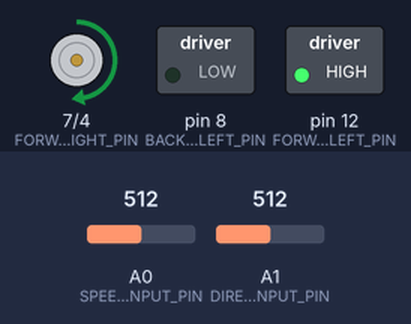
Bench run of a sketch on a simulated Arduino Uno, built with avr-gcc and run on an emulated ATmega328P. Parts: motor-driver pin pairs drawn as motors (green arrow = first pin HIGH = forward, orange = second pin HIGH = backward, longer = more drive, scaled by the enable pin), switched loads named in the sketch (green lamp = pin HIGH). Inputs (shaded band) come from the test bench; at power-on: A0 (SPEED_INPUT_PIN) = 512, A1 (DIRECTION_INPUT_PIN) = 512.

Above: at 1.2 s.
1.3 s: A0 (SPEED_INPUT_PIN) set to 716
At 1.9 s:
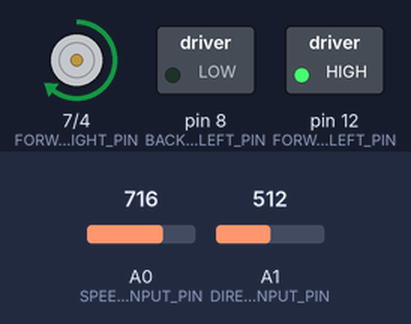
2.8 s: A1 (DIRECTION_INPUT_PIN) set to 842
4.3 s: A1 (DIRECTION_INPUT_PIN) set to 860
At 5.4 s:
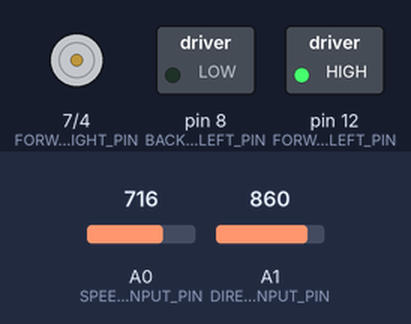
5.8 s: A0 (SPEED_INPUT_PIN) set to 900
7.3 s: A1 (DIRECTION_INPUT_PIN) set to 716
At 7.6 s:
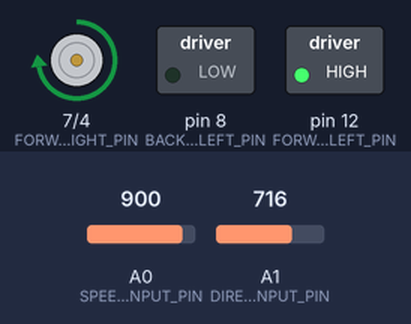
8.8 s: A0 (SPEED_INPUT_PIN) set to 122
At 10.0 s:
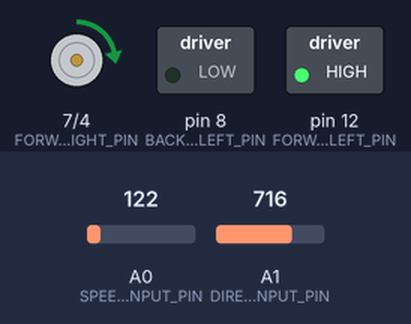
Timing chart, 0 to 11.3 s (numbered marks = the images above; inputs shaded):
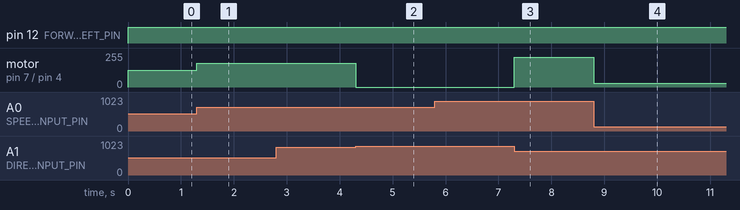

Measured:
- the behaviour switches between 852 and 853 on A1 (DIRECTION_INPUT_PIN) (found by bisection; images 1 and 2)
- after the input at 1.3 s, motor on pin 7 (FORWARD_RIGHT_PIN) / pin 4 (BACKWARD_RIGHT_PIN): forward 127/255 → forward 178/255 at once
- after the input at 2.8 s, every drawn part: stays the same
- after the input at 4.3 s, motor on pin 7 (FORWARD_RIGHT_PIN) / pin 4 (BACKWARD_RIGHT_PIN): forward 178/255 → stopped at once
- after the input at 7.3 s, motor on pin 7 (FORWARD_RIGHT_PIN) / pin 4 (BACKWARD_RIGHT_PIN): stopped → forward 224/255 at once
- after the input at 8.8 s, motor on pin 7 (FORWARD_RIGHT_PIN) / pin 4 (BACKWARD_RIGHT_PIN): forward 224/255 → forward 30/255 at once

The sketch:

ponte.ino
```cpp
//define as saídas das rodas
#define FORWARD_LEFT_PIN 12                //pino de saída positiva da roda esquerda
#define BACKWARD_LEFT_PIN 8                //pino de saída negativa da roda esquerda
#define FORWARD_RIGHT_PIN 7                //pino de saída positiva da roda direita
#define BACKWARD_RIGHT_PIN 4               //pino de saída negativa da roda direita

//define as entradas e saídas do controlador de velocidade
#define SPEED_INPUT_PIN A0                 //pino que recebe as informações de velocidade
#define SPEED_OUTPUT_PIN 3                 //pino que envia o sinal de velocidade

//define a entrada do controlador de direção
#define DIRECTION_INPUT_PIN A1             //pino que recebe os dados de direção
#define DIRECTION_INPUT_MARGIN 341         //margem para ativar as direções

//função que aciona as rodas para ir para frente
void goForward() {
  digitalWrite(FORWARD_LEFT_PIN, HIGH);
  digitalWrite(BACKWARD_LEFT_PIN, LOW);
  digitalWrite(FORWARD_RIGHT_PIN, HIGH);
  digitalWrite(BACKWARD_RIGHT_PIN, LOW);
}

//função que aciona as rodas para ir para trás
void goBackward() {
  digitalWrite(FORWARD_LEFT_PIN, LOW);
  digitalWrite(BACKWARD_LEFT_PIN, HIGH);
  digitalWrite(FORWARD_RIGHT_PIN, LOW);
  digitalWrite(BACKWARD_RIGHT_PIN, HIGH);
}

//função que ativa o modo de freio
void triggerBrake() {
  digitalWrite(FORWARD_LEFT_PIN, HIGH);
  digitalWrite(BACKWARD_LEFT_PIN, HIGH);
  digitalWrite(FORWARD_RIGHT_PIN, HIGH);
  digitalWrite(BACKWARD_RIGHT_PIN, HIGH);
}

//função que desliga os motores
void shutdownMotors() {
  digitalWrite(FORWARD_LEFT_PIN, LOW);
  digitalWrite(BACKWARD_LEFT_PIN, LOW);
  digitalWrite(FORWARD_RIGHT_PIN, LOW);
  digitalWrite(BACKWARD_RIGHT_PIN, LOW);
}

//função que aciona os motores para virar para esquerda
void turnLeft() {
  digitalWrite(FORWARD_LEFT_PIN, LOW);
  digitalWrite(BACKWARD_LEFT_PIN, LOW);
  digitalWrite(FORWARD_RIGHT_PIN, HIGH);
  digitalWrite(BACKWARD_RIGHT_PIN, LOW);
}

//função que aciona os motores para virar para direita
void turnRight() {
  digitalWrite(FORWARD_LEFT_PIN, HIGH);
  digitalWrite(BACKWARD_LEFT_PIN, LOW);
  digitalWrite(FORWARD_RIGHT_PIN, LOW);
  digitalWrite(BACKWARD_RIGHT_PIN, LOW);
}

// função que define a direção do robô e retorna um valor
// booleano que indica se o robô está virando ou não
boolean updateDirection() {
  int inputValue = analogRead(DIRECTION_INPUT_PIN);

  if (inputValue < 511 - DIRECTION_INPUT_MARGIN) {
    turnLeft();
    return true;
  }

  if (inputValue > 511 + DIRECTION_INPUT_MARGIN) {
    turnRight();
    return true;
  }

  return false;
}

//função que envia o sinal para regular a velocidade dos motores
void updateSpeed(int intensity) {
  analogWrite(SPEED_OUTPUT_PIN, intensity);
}

//função que calcula o valor de saída com base no valor de entrada do pino de velocidade
int getSpeedIntensity() {
  int inputValue = analogRead(SPEED_INPUT_PIN);
  float proportion = inputValue / 1024.0;
  return (int)(proportion * 255.0);
}

void setup()
{
  pinMode(FORWARD_LEFT_PIN, OUTPUT);
  pinMode(BACKWARD_LEFT_PIN, OUTPUT);
  pinMode(FORWARD_RIGHT_PIN, OUTPUT);
  pinMode(BACKWARD_RIGHT_PIN, OUTPUT);
  pinMode(SPEED_INPUT_PIN, INPUT);
  pinMode(SPEED_OUTPUT_PIN, OUTPUT);
  pinMode(DIRECTION_INPUT_PIN, INPUT);
}

void loop()
{
  int speedIntensity = getSpeedIntensity();
  updateSpeed(speedIntensity);

  if (updateDirection() == false) {
    goForward();
  }
}
```
